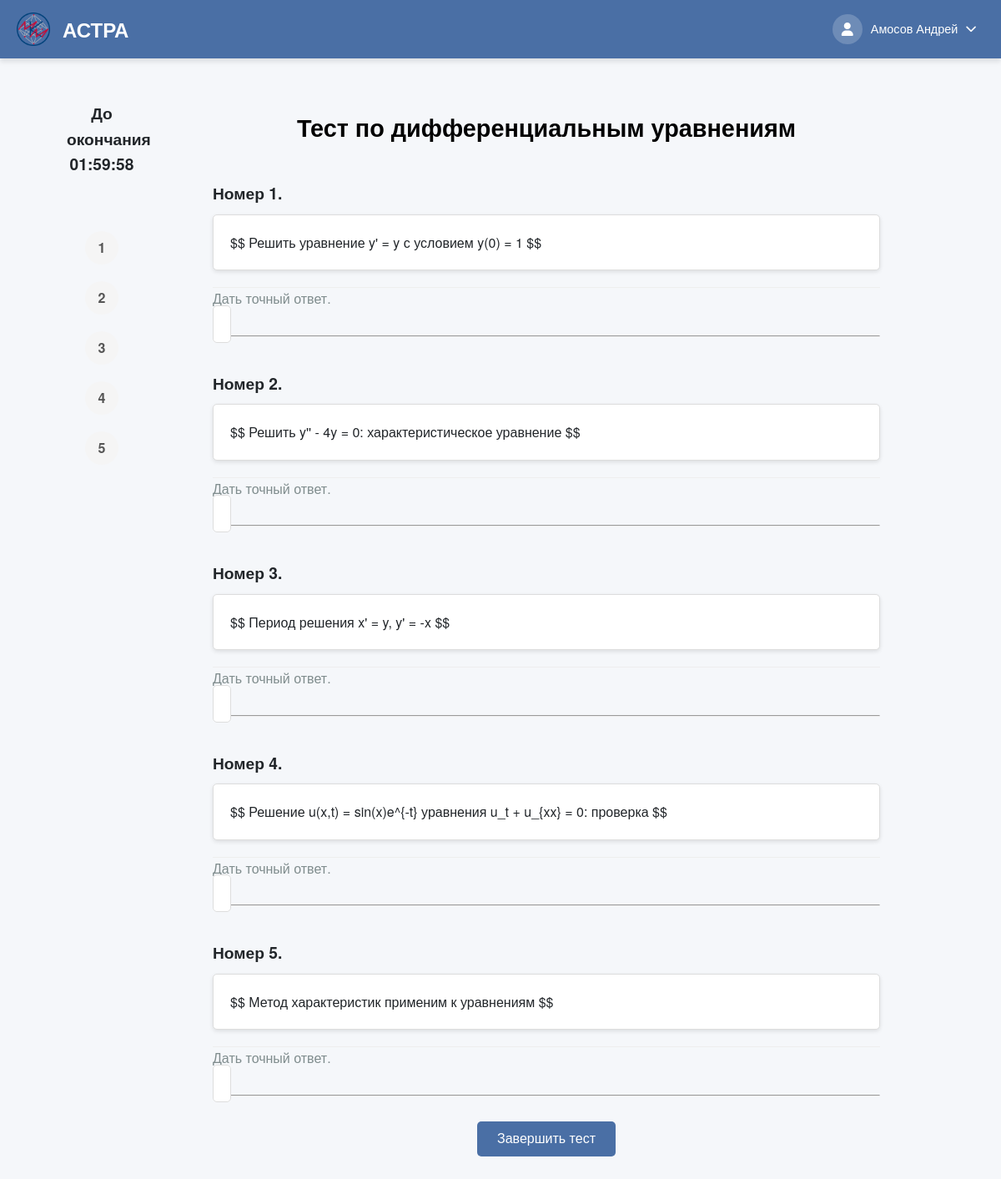
The app's page /TestsSolving/test-po-differentsialnym-uravneniiam/ (signed in) with its own data.
### users/models.py (models this page shows, shortened)
class CustomUser(AbstractBaseUser, PermissionsMixin):
    THEME_CHOICES = [
        ('light', 'Светлая'),
        ('dark', 'Тёмная'),
    ]
    email = models.EmailField(unique=True)
    role = models.CharField(max_length=10, choices=[('student', 'Student'), ('teacher', 'Teacher')])
    theme = models.CharField(max_length=10, choices=THEME_CHOICES, default='light')
    is_active = models.BooleanField(default=True)
    is_staff = models.BooleanField(default=False)
    objects = CustomUserManager()
    USERNAME_FIELD = 'email'
    REQUIRED_FIELDS = ['role']
    def get_full_name(self):
        if self.role == 'student' and hasattr(self, 'studentdata'):
            return f"{self.studentdata.last_name} {self.studentdata.first_name}"
        elif self.role == 'teacher' and hasattr(self, 'teacherdata'):
            return f"{self.teacherdata.last_name} {self.teacherdata.first_name}"
        return self.email
    def get_photo_url(self):
        if self.role == 'student' and hasattr(self, 'studentdata') and self.studentdata.photo:
            return self.studentdata.photo.url
        elif self.role == 'teacher' and hasattr(self, 'teacherdata') and self.teacherdata.photo:
            return self.teacherdata.photo.url
        return None

class TeacherData(models.Model):
    first_name = models.CharField(max_length=50, blank=False)
    last_name = models.CharField(max_length=50, blank=False)
    middle_name = models.CharField(max_length=50)
    photo = models.ImageField(upload_to='user_photos/', blank=True, null=True)
    institute = models.ForeignKey(StudentInstitute, default=6, on_delete=models.PROTECT)
    data_map = models.OneToOneField(CustomUser, on_delete=models.CASCADE)

### create_tests/models.py (models this page shows, shortened)
class AboutTest(models.Model):
    RESULT_DISPLAY_CHOICES = [
        ('only_score', 'Только баллы'),
        ('show_correct', 'Показывать правильные ответы'),
    ]
    objects = None
    name_tests = models.CharField(max_length=255, blank=False)  # Название теста
    creator = models.ForeignKey(TeacherData, on_delete=models.PROTECT, null=True, blank=True,
                                related_name='created_tests')  # Создатель теста
    time_to_solution = models.DurationField(default=timedelta(hours=1, minutes=30))
    name_slug_tests = models.SlugField(max_length=255, unique=True, db_index=True, verbose_name="URL")  # Слаг имени
    num_of_attempts = models.IntegerField(blank=True, default=1)  # Количество попыток для решения
    type_of_result = models.IntegerField(blank=True, default=1)  # Тип возвращаемого результата
    description = models.CharField(max_length=150, default="", blank=True)
    is_published = models.IntegerField(default=0)
    is_done = models.IntegerField(default=1)
    is_draft = models.BooleanField(default=False)
    result_display_mode = models.CharField(max_length=20, choices=RESULT_DISPLAY_CHOICES, default='only_score')  # Режим отображения результатов
    subj = models.ForeignKey(Subjects,
                             on_delete=models.PROTECT,
                             default=1)
    grade_5_threshold = models.IntegerField(default=80, help_text="Минимальный процент для оценки 5")
    grade_4_threshold = models.IntegerField(default=60, help_text="Минимальный процент для оценки 4")
    grade_3_threshold = models.IntegerField(default=35, help_text="Минимальный процент для оценки 3")
    expressions = models.ManyToManyField(AboutExpressions)
    task_groups = models.ManyToManyField(TaskGroup, blank=True)  # Новые группы заданий

class TaskVariant(models.Model):
    task_group = models.ForeignKey(TaskGroup, on_delete=models.CASCADE, related_name='variants')
    user_expression = models.CharField(max_length=100, blank=False)
    user_ans = models.CharField(max_length=150, blank=False)
    true_ans = models.CharField(max_length=15, default='1')
    user_eps = models.CharField(max_length=150, default="0", blank=True)
    user_type = models.ForeignKey(TypeAnswer, on_delete=models.SET_NULL, null=True)
    exist_select = models.BooleanField(default=False)

### solving_tests/views.py (the view, shortened to what this page needs)
# urls.py: path('<slug:slug_name>/', views.some_test_for_student, name='some_test_for_student'),
@login_required
@role_required(['student', 'teacher', 'admin'])
def some_test_for_student(request, slug_name):
    test = get_object_or_404(AboutTest, name_slug_tests=slug_name)
    student = request.user
    is_teacher = student.role == 'teacher'
    if not is_teacher:
        attempt_count = StudentResult.objects.filter(student=student, test=test).count()
        if attempt_count >= test.num_of_attempts:
            return redirect('solving_tests:view_completed_result', slug_name=slug_name)
    else:
        attempt_count = 0
    expressions_data = get_randomized_test_for_student(test, student.id, attempt_count + 1)
    expressions_with_options = []
    for i, expr_data in enumerate(expressions_data):
        options = expr_data['user_ans'].split(';') if expr_data['user_ans'] else []
        expressions_with_options.append({
            'expression': expr_data,
            'options': options,
            'exist_select': expr_data['exist_select'],
            'display_number': i + 1,  # Номер для отображения (порядковый)
            'original_number': expr_data.get('number', i + 1)  # Оригинальный номер из БД
        })
    return render(request, 'solving_tests/specific_test.html', {
        'test': test,
        'expressions_with_options': expressions_with_options,
    })

### users/context_processors.py (called while the page is built)
def user_role(request):
    if request.user.is_authenticated:
        return {'user_role': request.user.role}
    return {}

### solving_tests/templates/solving_tests/specific_test.html (shortened to what this page needs)
{% extends 'solving_tests/header.html' %}
{% load static %}
{% block extra_css %}
    <link rel="stylesheet" href='{% static "css/specific_test.css" %}'>
    <link rel="stylesheet" href="{% static 'libs/mathlive/mathlive.css' %}">
{% endblock %}
{% block content %}
    <div class="page-container">
        <div class="left-sidebar">
            <div class="content-left">
                    <div class="sidebar-timer">
                        <h4>До окончания</h4>
                        <div id="timer">{{ test.time_to_solution }}</div>
                    </div>
                    <div class="navigation-sidebar">
                        {% for ex in expressions_with_options %}
                            <a class="task-number" id="nav-{{ forloop.counter }}" href="#task-{{ forloop.counter }}">{{ forloop.counter }}</a>
                        {% endfor %}
                    </div>
                </div>
            </div>
        </div>
        <div class="main-content">
            <h1 class="test-title">{{ test.name_tests }}</h1>
            <div class="list-expr">
                <ul>
                    {% for ex in expressions_with_options %}
                        <div class="question-card" data-question="{{ forloop.counter }}">
                            <h4 class="number">Номер {{ forloop.counter }}.</h4>
                            <div class="express" id="task-{{ forloop.counter }}">
                                <p><li>$$ {{ ex.expression.user_expression }} $$</li></p>
                            </div>
                            {% if ex.exist_select %}
                                <div class="options">
                                    <p>Выберите правильный вариант:</p>
                                    <ul>
                                        {% for option in ex.options %}
                                            <li>
                                                <label>
                                                    <input type="checkbox"
                                                           name="answer_{{ forloop.counter }}"
                                                           value="{{ option.strip }}">
                                                    $$ {{ option.strip }} $$
                                                </label>
                                            </li>
                                        {% endfor %}
                                    </ul>
                                </div>
                            {% else %}
                                <div class="sec-info">
                                    <li>
                                        {% if ex.expression.user_eps == '0' or ex.expression.user_eps == '0.0' %}
                                            Дать точный ответ.
                                        {% else %}
                                            Дать ответ с точностью до {{ ex.expression.user_eps }}.
                                        {% endif %}
                                    </li>
                                </div>
                                <math-field class="answer"
                                            name="answer_{{ forloop.counter }}"
                                            id="math-field-{{ forloop.counter }}"
                                            placeholder="Ответ"></math-field>
                            {% endif %}
                            <hr>
                        </div>
                    {% endfor %}
                </ul>
            </div>
            <form id="answerForm"
      action="{% url 'solving_tests:some_test_for_student' test.name_slug_tests %}"
      method="post"
      data-total="{{ expressions_with_options|length }}">
  <button type="submit">Завершить тест</button>
</form>
        </div>
{% endblock %}

### solving_tests/templates/solving_tests/header.html (shortened to what this page needs)
<!DOCTYPE html>
<html lang="ru">
<head>
    {% load static %}
    <link rel="stylesheet" href="{% static 'css/header.css' %}">
    <link rel="stylesheet" href="{% static 'css/dark-theme.css' %}">
    <link rel="stylesheet" href="{% static 'libs/fontawesome/css/all.min.css' %}">
    {% block extra_css %}{% endblock %}
</head>
<body data-theme="{{ user.theme|default:'light' }}" data-user-theme="{{ user.theme|default:'light' }}">
<header class="app-header">
    <div class="header-container">
        <div class="header-brand">
            <span class="logo-icon">
                <img src="{% static 'images/logo.png' %}" alt="" style="width: 40px; height: 40px;">
            </span>
            <h2><span class="logo-text">АСТРА</span></h2>
        </div>
        <div class="user-controls">
            <div class="profile-dropdown">
                <button class="profile-btn" id="profileBtn">
                    <div class="avatar">
                        {% if user.get_photo_url %}
                            <img src="{{ user.get_photo_url }}" alt="Фото профиля" style="width: 100%; height: 100%; border-radius: 50%; object-fit: cover;">
                        {% else %}
                            <i class="fas fa-user"></i>
                        {% endif %}
                    </div>
                    <span class="username">{{ user.get_full_name }}</span>
                    <i class="fas fa-chevron-down"></i>
                </button>
            </div>
        </div>
    </div>
</header>
<main class="app-main">
    {% block content %}{% endblock %}
</main>
</body>
</html>

### create_tests/static/css/header.css (style rules this page uses)
:root { --primary-color: #4a6fa5; --primary-hover: #3a5a8a; --secondary-color: #6c757d; --success-color: #28a745; --danger-color: #dc3545; --warning-color: #ffc107; --info-color: #17a2b8; --light-color: #f8f9fa; --dark-color: #343a40; --text-light: #ffffff; --text-dark: #212529; --border-color: rgba(0, 0, 0, 0.1); --shadow-sm: 0 1px 3px rgba(0, 0, 0, 0.1); --shadow-md: 0 4px 6px rgba(0, 0, 0, 0.1); --shadow-lg: 0 10px 15px rgba(0, 0, 0, 0.1); --transition: all 0.3s ease; --border-radius: 8px; }
* { margin: 0; padding: 0; box-sizing: border-box; }
body { font-family: 'Segoe UI', Tahoma, Geneva, Verdana, sans-serif; line-height: 1.6; color: var(--text-dark); background-color: #f5f7fa; padding-top: 70px !important; }
.app-header { position: fixed; top: 0; left: 0; right: 0; height: 70px; background-color: var(--primary-color); box-shadow: var(--shadow-md); z-index: 1000; }
.header-container { display: flex; justify-content: space-between; align-items: center; height: 100%; max-width: 1500px; margin: 0 auto; padding: 0 20px; }
.header-brand { display: flex; align-items: center; gap: 15px; }
.logo-icon { font-size: 3rem; color: #ffd700; }
.logo-text { size 500px; color: white; }
.user-controls { display: flex; align-items: center; gap: 15px; }
.profile-dropdown { position: relative; }
.profile-btn { display: flex; align-items: center; background: none; border: none; color: var(--text-light); cursor: pointer; gap: 10px; padding: 5px 10px; border-radius: 20px; transition: var(--transition); }
.avatar { width: 36px; height: 36px; border-radius: 50%; background-color: rgba(255, 255, 255, 0.2); display: flex; align-items: center; justify-content: center; font-size: 1rem; }
.username { font-weight: 500; font-size: 0.9rem; }
.app-main { min-height: calc(100vh - 70px); padding: 20px; max-width: 95%; margin: 0 auto; }

### static/css/dark-theme.css (style rules this page uses)
* { transition: background-color 0.3s ease, color 0.3s ease, border-color 0.3s ease; }

### solving_tests/static/css/specific_test.css (style rules this page uses)
body { margin: 0; font-family: 'Helvetica Neue', Helvetica, Arial, sans-serif; line-height: 1.6; }
.page-container { display: flex; }
.left-sidebar { width: 12%; padding: 20px; position: fixed; height: 100vh; overflow-y: auto; }
.sidebar-timer { font-size: 1.2rem; font-weight: bold; text-align: center; margin-bottom: 30px; padding: 10px; border-radius: 5px; }
.navigation-sidebar { display: flex; flex-direction: column; align-items: center; gap: 10px; margin-top: 50px; }
.task-number { display: flex; align-items: center; justify-content: center; width: 40px; height: 40px; border-radius: 50%; background: #e9ecef; color: #495057; text-decoration: none; font-weight: bold; transition: all 0.3s ease; }
.main-content { width: 80%; margin-left: 15%; padding: 20px 40px; }
.test-title { color: black; text-align: center; font-size: 1.8rem; margin-bottom: 30px; margin-top: 20px; }
.task-number { display: flex; align-items: center; justify-content: center; width: 40px; height: 40px; margin: 5px 0; border-radius: 50%; background: #f5f5f5; color: #555; text-decoration: none; font-weight: bold; transition: all 0.3s ease; }
.list-expr { margin-top: 20px; }
.list-expr ul { list-style: none; padding: 0; }
.list-expr .number { font-size: 1.2rem; margin-bottom: 10px; margin-top: 40px; }
.list-expr .express { background: #fff; border: 1px solid #ddd; border-radius: 5px; padding: 20px; margin-bottom: 20px; box-shadow: 0 2px 5px rgba(0, 0, 0, 0.1); }
.list-expr .express p { margin: 0; font-size: 1.1rem; color: #34495e; }
.list-expr .sec-info { border-top: 1px solid #eee; }
.list-expr .sec-info li { font-size: 1rem; color: #7f8c8d; margin-bottom: 5px; }
math-field.answer { width: 100%; padding: 10px; border: 1px solid #ddd; border-radius: 5px; font-size: 1rem; background: #fff; margin-bottom: 70px; }
#answerForm { text-align: center; margin-top: 30px; margin-bottom: 20px; }
#answerForm button { padding: 12px 24px; background: #4a6fa5; color: white; border: none; border-radius: 5px; cursor: pointer; font-size: 1rem; transition: background-color 0.3s ease; }

### static/libs/mathlive/mathlive.css (style rules this page uses)
:root { --ML__static-fonts:true }

### records on screen
CustomUser: get_full_name "Амосов Андрей"
AboutTest: name_tests "Тест по дифференциальным уравнениям"
TaskVariant: expression.user_expression "Решить уравнение y' = y с условием y(0) = 1"
TaskVariant: expression.user_expression "Решить y'' - 4y = 0: характеристическое уравнение"
TaskVariant: expression.user_expression "Период решения x' = y, y' = -x"
TaskVariant: expression.user_expression "Решение u(x,t) = sin(x)e^{-t} уравнения u_t + u_{xx} = 0: проверка"
TaskVariant: expression.user_expression "Метод характеристик применим к уравнениям"
